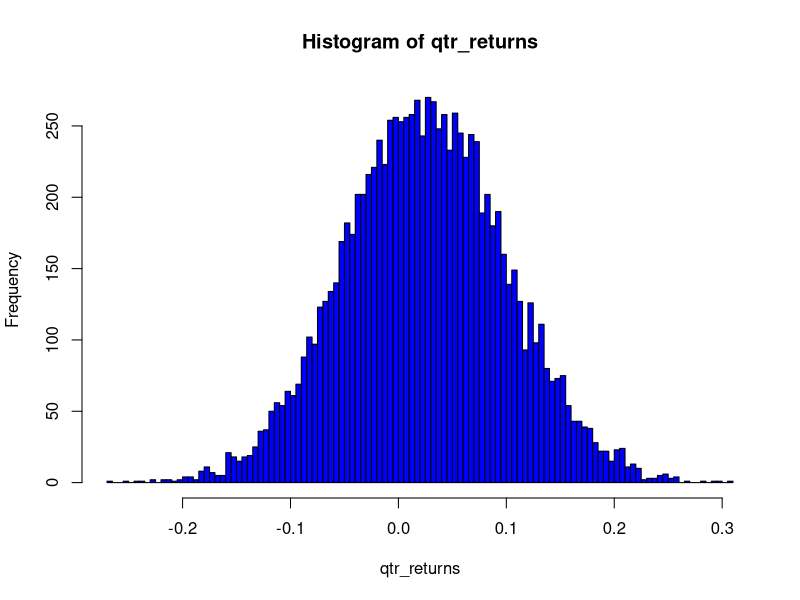

Source code (R):
n <- 10000
# Fixing the seed gives us a consistent set of simulated returns
set.seed(106)
z <- rnorm(n)        # mean = 0 and sd = 1 are defaults
mu <- 0.10
sd <- 0.15
delta_t <- 0.25
# Under the oft-used assumption of Brownian Motion 
# dynamics, the return of a single 
# security (eg, an equity) over a period of 
# time Δt is approximately [See Pelsser for example.]

# return = μΔt + σZ・sqrt(Δt)     

# apply to expression (*) above
qtr_returns <- mu*delta_t + sd*z*sqrt(delta_t) 
hist(qtr_returns, breaks = 100, col = "blue")

stats <- c(mean(qtr_returns) * 4, sd(qtr_returns) * 2)   # sqrt(4)
names(stats) <- c("mean", "volatility")
stats
